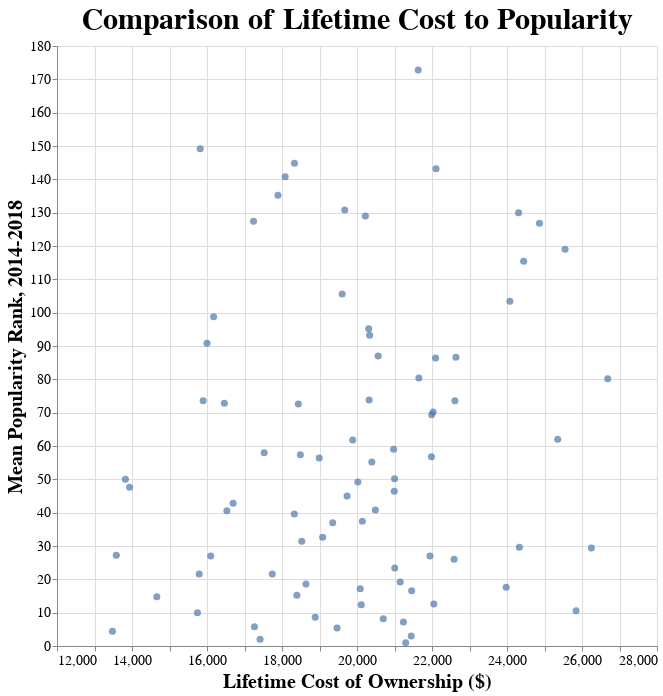

Notebook code cell kept with this figure:
### Markdown cell above
The first thing we want to look at is to see the relationship between lifetime cost and popularity. Are the dogs that are the most popular the most expensive? Is there a correlation between popularity and lifetime cost of ownership?

### Code cell
cost_pop_df = merged_df[['Breed', 'LIFETIME COST, $', 'Mean Rank']]
cost_pop_df = cost_pop_df[cost_pop_df['LIFETIME COST, $'] != 'no data']
cost_pop_df['LIFETIME COST, $'] = cost_pop_df['LIFETIME COST, $'].str.replace('$', '')
cost_pop_df['LIFETIME COST, $'] = cost_pop_df['LIFETIME COST, $'].str.replace(',', '').astype(int)
alt.Chart(cost_pop_df).mark_circle(size=50).encode(
    x=alt.X('LIFETIME COST, $', title="Lifetime Cost of Ownership ($)", scale=alt.Scale(domain=[12000, 28000])),
    y=alt.Y('Mean Rank', title='Mean Popularity Rank, 2014-2018'),
    tooltip=['Breed', 'LIFETIME COST, $', 'Mean Rank']
).properties(
    height=600,
    width=600, 
    title='Comparison of Lifetime Cost to Popularity').configure_title(
    fontSize=30).configure_axis(labelFontSize=14, titleFontSize=20)

### Figure 1 — Vega-Lite specification as saved in the notebook (floating-point values rounded to 4 significant figures)
{"config": {"view": {"continuousWidth": 400, "continuousHeight": 300}, "axis": {"labelFontSize": 14, "titleFontSize": 20}, "title": {"fontSize": 30}}, "data": {"name": "data-5a7d93dc82157367df8340e83e482db4"}, "mark": {"type": "circle", "size": 50}, "encoding": {"tooltip": [{"type": "nominal", "field": "Breed"}, {"type": "quantitative", "field": "LIFETIME COST, $"}, {"type": "quantitative", "field": "Mean Rank"}], "x": {"type": "quantitative", "field": "LIFETIME COST, $", "scale": {"domain": [12000, 28000]}, "title": "Lifetime Cost of Ownership ($)"}, "y": {"type": "quantitative", "field": "Mean Rank", "title": "Mean Popularity Rank, 2014-2018"}}, "height": 600, "title": "Comparison of Lifetime Cost to Popularity", "width": 600, "$schema": "https://vega.github.io/schema/vega-lite/v4.8.1.json", "datasets": {"data-5a7d93dc82157367df8340e83e482db4": [{"Breed": "Labrador Retriever", "LIFETIME COST, $": 21299, "Mean Rank": 1.0}, {"Breed": "German Shepherd Dog", "LIFETIME COST, $": 17416, "Mean Rank": 2.0}, {"Breed": "Golden Retriever", "LIFETIME COST, $": 21447, "Mean Rank": 3.0}, {"Breed": "French Bulldog", "LIFETIME COST, $": 17266, "Mean Rank": 5.8}, {"Breed": "Bulldog", "LIFETIME COST, $": 13479, "Mean Rank": 4.4}, {"Breed": "Beagle", "LIFETIME COST, $": 19468, "Mean Rank": 5.4}, {"Breed": "Poodle", "LIFETIME COST, $": 21237, "Mean Rank": 7.2}, {"Breed": "Rottweiler", "LIFETIME COST, $": 18886, "Mean Rank": 8.6}, {"Breed": "German Shorthaired Pointer", "LIFETIME COST, $": 25842, "Mean Rank": 10.6}, {"Breed": "Yorkshire Terrier", "LIFETIME COST, $": 20701, "Mean Rank": 8.2}, {"Breed": "Boxer", "LIFETIME COST, $": 15746, "Mean Rank": 10.0}, {"Breed": "Dachshund", "LIFETIME COST, $": 20113, "Mean Rank": 12.4}, {"Breed": "Pembroke Welsh Corgi", "LIFETIME COST, $": 23978, "Mean Rank": 17.6}, {"Breed": "Siberian Husky", "LIFETIME COST, $": 22049, "Mean Rank": 12.6}, {"Breed": "Australian Shepherd", "LIFETIME COST, $": 21458, "Mean Rank": 16.6}, {"Breed": "Great Dane", "LIFETIME COST, $": 14662, "Mean Rank": 14.8}, {"Breed": "Doberman Pinscher", "LIFETIME COST, $": 18397, "Mean Rank": 15.2}, {"Breed": "Cavalier King Charles Spaniel", "LIFETIME COST, $": 18639, "Mean Rank": 18.6}, {"Breed": "Miniature Schnauzer", "LIFETIME COST, $": 20087, "Mean Rank": 17.2}, {"Breed": "Shih Tzu", "LIFETIME COST, $": 21152, "Mean Rank": 19.2}, {"Breed": "Boston Terrier", "LIFETIME COST, $": 17741, "Mean Rank": 21.6}, {"Breed": "Bernese Mountain Dog", "LIFETIME COST, $": 16099, "Mean Rank": 27.0}, {"Breed": "Pomeranian", "LIFETIME COST, $": 15792, "Mean Rank": 21.6}, {"Breed": "Shetland Sheepdog", "LIFETIME COST, $": 21006, "Mean Rank": 23.4}, {"Breed": "Brittany", "LIFETIME COST, $": 22589, "Mean Rank": 26.0}, {"Breed": "English Springer Spaniel", "LIFETIME COST, $": 21946, "Mean Rank": 27.0}, {"Breed": "Pug", "LIFETIME COST, $": 18527, "Mean Rank": 31.4}, {"Breed": "Mastiff", "LIFETIME COST, $": 13581, "Mean Rank": 27.2}, {"Breed": "Cocker Spaniel", "LIFETIME COST, $": 24330, "Mean Rank": 29.6}, {"Breed": "Chihuahua", "LIFETIME COST, $": 26250, "Mean Rank": 29.4}, {"Breed": "Border Collie", "LIFETIME COST, $": 20143, "Mean Rank": 37.4}, {"Breed": "Maltese", "LIFETIME COST, $": 19084, "Mean Rank": 32.6}, {"Breed": "Basset Hound", "LIFETIME COST, $": 18328, "Mean Rank": 39.6}, {"Breed": "Newfoundland", "LIFETIME COST, $": 19351, "Mean Rank": 37.0}, {"Breed": "Rhodesian Ridgeback", "LIFETIME COST, $": 16530, "Mean Rank": 40.6}, {"Breed": "West Highland White Terrier", "LIFETIME COST, $": 20490, "Mean Rank": 40.8}, {"Breed": "Chesapeake Bay Retriever", "LIFETIME COST, $": 16697, "Mean Rank": 42.8}, {"Breed": "Bichon Frise", "LIFETIME COST, $": 19735, "Mean Rank": 45.0}, {"Breed": "Akita", "LIFETIME COST, $": 20994, "Mean Rank": 46.4}, {"Breed": "Saint Bernard", "LIFETIME COST, $": 20022, "Mean Rank": 49.2}, {"Breed": "Bloodhound", "LIFETIME COST, $": 13824, "Mean Rank": 50.0}, {"Breed": "Bullmastiff", "LIFETIME COST, $": 13936, "Mean Rank": 47.6}, {"Breed": "English Cocker Spaniel", "LIFETIME COST, $": 18993, "Mean Rank": 56.4}, {"Breed": "Papillon", "LIFETIME COST, $": 21001, "Mean Rank": 50.2}, {"Breed": "Australian Cattle Dog", "LIFETIME COST, $": 20395, "Mean Rank": 55.2}, {"Breed": "Dalmatian", "LIFETIME COST, $": 19886, "Mean Rank": 61.8}, {"Breed": "Scottish Terrier", "LIFETIME COST, $": 17525, "Mean Rank": 58.0}, {"Breed": "Alaskan Malamute", "LIFETIME COST, $": 21986, "Mean Rank": 56.8}, {"Breed": "Samoyed", "LIFETIME COST, $": 25352, "Mean Rank": 62.0}, {"Breed": "Whippet", "LIFETIME COST, $": 20976, "Mean Rank": 59.0}, {"Breed": "Bull Terrier", "LIFETIME COST, $": 18490, "Mean Rank": 57.4}, {"Breed": "Cairn Terrier", "LIFETIME COST, $": 21992, "Mean Rank": 69.4}, {"Breed": "Lhasa Apso", "LIFETIME COST, $": 22031, "Mean Rank": 70.2}, {"Breed": "Old English Sheepdog", "LIFETIME COST, $": 22611, "Mean Rank": 73.6}, {"Breed": "Italian Greyhound", "LIFETIME COST, $": 16463, "Mean Rank": 72.8}, {"Breed": "Chow Chow", "LIFETIME COST, $": 15898, "Mean Rank": 73.6}, {"Breed": "Irish Wolfhound", "LIFETIME COST, $": 18435, "Mean Rank": 72.6}, {"Breed": "Irish Setter", "LIFETIME COST, $": 20323, "Mean Rank": 73.8}, {"Breed": "Giant Schnauzer", "LIFETIME COST, $": 26686, "Mean Rank": 80.2}, {"Breed": "Staffordshire Bull Terrier", "LIFETIME COST, $": 21650, "Mean Rank": 80.4}, {"Breed": "Basenji", "LIFETIME COST, $": 22096, "Mean Rank": 86.4}, {"Breed": "Border Terrier", "LIFETIME COST, $": 22638, "Mean Rank": 86.6}, {"Breed": "Flat-Coated Retriever", "LIFETIME COST, $": 16000, "Mean Rank": 90.8}, {"Breed": "Pekingese", "LIFETIME COST, $": 20565, "Mean Rank": 87.0}, {"Breed": "English Setter", "LIFETIME COST, $": 20312, "Mean Rank": 95.2}, {"Breed": "Tibetan Terrier", "LIFETIME COST, $": 20336, "Mean Rank": 93.2}, {"Breed": "Borzoi", "LIFETIME COST, $": 16176, "Mean Rank": 98.8}, {"Breed": "Afghan Hound", "LIFETIME COST, $": 24077, "Mean Rank": 103.4}, {"Breed": "Pointer", "LIFETIME COST, $": 24445, "Mean Rank": 115.4}, {"Breed": "Gordon Setter", "LIFETIME COST, $": 19605, "Mean Rank": 105.6}, {"Breed": "Tibetan Spaniel", "LIFETIME COST, $": 25549, "Mean Rank": 119.0}, {"Breed": "Saluki", "LIFETIME COST, $": 24866, "Mean Rank": 126.8}, {"Breed": "Norfolk Terrier", "LIFETIME COST, $": 24308, "Mean Rank": 130.0}, {"Breed": "Welsh Springer Spaniel", "LIFETIME COST, $": 20224, "Mean Rank": 129.0}, {"Breed": "Kerry Blue Terrier", "LIFETIME COST, $": 17240, "Mean Rank": 127.4}, {"Breed": "Briard", "LIFETIME COST, $": 19673, "Mean Rank": 130.8}, {"Breed": "Australian Terrier", "LIFETIME COST, $": 17892, "Mean Rank": 135.2}, {"Breed": "Bedlington Terrier", "LIFETIME COST, $": 22107, "Mean Rank": 143.2}, {"Breed": "Clumber Spaniel", "LIFETIME COST, $": 18084, "Mean Rank": 140.8}, {"Breed": "Greyhound", "LIFETIME COST, $": 15819, "Mean Rank": 149.2}, {"Breed": "Affenpinscher", "LIFETIME COST, $": 18333, "Mean Rank": 144.8}, {"Breed": "Dandie Dinmont Terrier", "LIFETIME COST, $": 21633, "Mean Rank": 172.8}]}}
